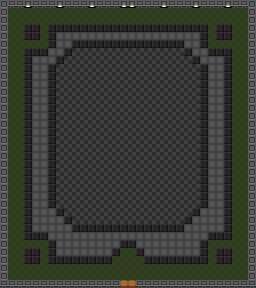

Below is a game level as drawn by its tile map, then a one-line description and the .tmx file that defines it, in full:
An orthogonal 32x36 tile map with 8x8 px tiles, 1 tile layer (base).

<map version="1.10" tiledversion="1.11.2" orientation="orthogonal" renderorder="right-down" width="32" height="36" tilewidth="8" tileheight="8" infinite="0" nextlayerid="3" nextobjectid="1">
 <editorsettings>
  <export target="base.csv" format="csv" />
 </editorsettings>
 <tileset firstgid="1" source="env.tsx" />
 <layer id="1" name="base" width="32" height="36">
  <data encoding="csv">
197,181,181,182,181,181,181,182,181,181,181,182,181,181,181,182,182,181,181,181,182,181,181,181,182,181,181,181,182,181,181,197,
197,87,87,87,87,87,87,87,87,87,87,87,87,87,87,87,87,87,87,87,87,87,87,87,87,87,87,87,87,87,87,197,
197,87,87,87,87,87,87,87,87,87,87,87,87,87,87,87,87,87,87,87,87,87,87,87,87,87,87,87,87,87,87,197,
197,87,87,89,89,87,89,89,89,89,89,89,89,89,89,89,89,89,89,89,89,89,89,89,89,89,87,89,89,87,87,197,
197,87,87,89,89,87,89,6,6,6,6,6,6,6,6,6,6,6,6,6,6,6,6,6,6,89,87,89,89,87,87,197,
197,87,87,87,87,87,89,6,6,89,89,89,89,89,89,89,89,89,89,89,89,89,89,6,6,89,87,87,87,87,87,197,
197,87,87,89,89,89,6,6,89,104,104,104,104,104,104,104,104,104,104,104,104,104,104,89,6,6,89,89,89,87,87,197,
197,87,87,89,6,6,6,89,104,104,104,104,104,104,104,104,104,104,104,104,104,104,104,104,89,6,6,6,89,87,87,197,
197,87,87,89,6,6,89,104,104,104,104,104,104,104,104,104,104,104,104,104,104,104,104,104,104,89,6,6,89,87,87,197,
197,87,87,89,6,6,89,104,104,104,104,104,104,104,104,104,104,104,104,104,104,104,104,104,104,89,6,6,89,87,87,197,
197,87,87,89,6,6,89,104,104,104,104,104,104,104,104,104,104,104,104,104,104,104,104,104,104,89,6,6,89,87,87,197,
197,87,87,89,6,6,89,104,104,104,104,104,104,104,104,104,104,104,104,104,104,104,104,104,104,89,6,6,89,87,87,197,
197,87,87,89,6,6,89,104,104,104,104,104,104,104,104,104,104,104,104,104,104,104,104,104,104,89,6,6,89,87,87,197,
197,87,87,89,6,6,89,104,104,104,104,104,104,104,104,104,104,104,104,104,104,104,104,104,104,89,6,6,89,87,87,197,
197,87,87,89,6,6,89,104,104,104,104,104,104,104,104,104,104,104,104,104,104,104,104,104,104,89,6,6,89,87,87,197,
197,87,87,89,6,6,89,104,104,104,104,104,104,104,104,104,104,104,104,104,104,104,104,104,104,89,6,6,89,87,87,197,
197,87,87,89,6,6,89,104,104,104,104,104,104,104,104,104,104,104,104,104,104,104,104,104,104,89,6,6,89,87,87,197,
197,87,87,89,6,6,89,104,104,104,104,104,104,104,104,104,104,104,104,104,104,104,104,104,104,89,6,6,89,87,87,197,
197,87,87,89,6,6,89,104,104,104,104,104,104,104,104,104,104,104,104,104,104,104,104,104,104,89,6,6,89,87,87,197,
197,87,87,89,6,6,89,104,104,104,104,104,104,104,104,104,104,104,104,104,104,104,104,104,104,89,6,6,89,87,87,197,
197,87,87,89,6,6,89,104,104,104,104,104,104,104,104,104,104,104,104,104,104,104,104,104,104,89,6,6,89,87,87,197,
197,87,87,89,6,6,89,104,104,104,104,104,104,104,104,104,104,104,104,104,104,104,104,104,104,89,6,6,89,87,87,197,
197,87,87,89,6,6,89,104,104,104,104,104,104,104,104,104,104,104,104,104,104,104,104,104,104,89,6,6,89,87,87,197,
197,87,87,89,6,6,89,104,104,104,104,104,104,104,104,104,104,104,104,104,104,104,104,104,104,89,6,6,89,87,87,197,
197,87,87,89,6,6,89,104,104,104,104,104,104,104,104,104,104,104,104,104,104,104,104,104,104,89,6,6,89,87,87,197,
197,87,87,89,6,6,89,104,104,104,104,104,104,104,104,104,104,104,104,104,104,104,104,104,104,89,6,6,89,87,87,197,
197,87,87,89,6,6,6,89,104,104,104,104,104,104,104,104,104,104,104,104,104,104,104,104,89,6,6,6,89,87,87,197,
197,87,87,89,6,6,6,6,89,104,104,104,104,104,104,104,104,104,104,104,104,104,104,89,6,6,6,6,89,87,87,197,
197,87,87,89,6,6,6,6,6,89,89,89,89,89,89,89,89,89,89,89,89,89,89,6,6,6,6,6,89,87,87,197,
197,87,87,89,89,89,6,6,6,6,6,6,6,6,6,6,6,6,6,6,6,6,6,6,6,6,89,89,89,87,87,197,
197,87,87,87,87,87,89,6,6,6,6,6,6,6,6,89,89,6,6,6,6,6,6,6,6,89,87,87,87,87,87,197,
197,87,87,89,89,87,89,6,6,6,6,6,6,6,89,87,87,89,6,6,6,6,6,6,6,89,87,89,89,87,87,197,
197,87,87,89,89,87,89,89,89,89,89,89,89,89,87,87,87,87,89,89,89,89,89,89,89,89,87,89,89,87,87,197,
197,87,87,87,87,87,87,87,87,87,87,87,87,87,87,87,87,87,87,87,87,87,87,87,87,87,87,87,87,87,87,197,
197,87,87,87,87,87,87,87,87,87,87,87,87,87,87,87,87,87,87,87,87,87,87,87,87,87,87,87,87,87,87,197,
181,181,181,181,181,181,181,181,181,181,181,181,181,181,181,17,17,181,181,181,181,181,181,181,181,181,181,181,181,181,181,181
</data>
 </layer>
</map>
